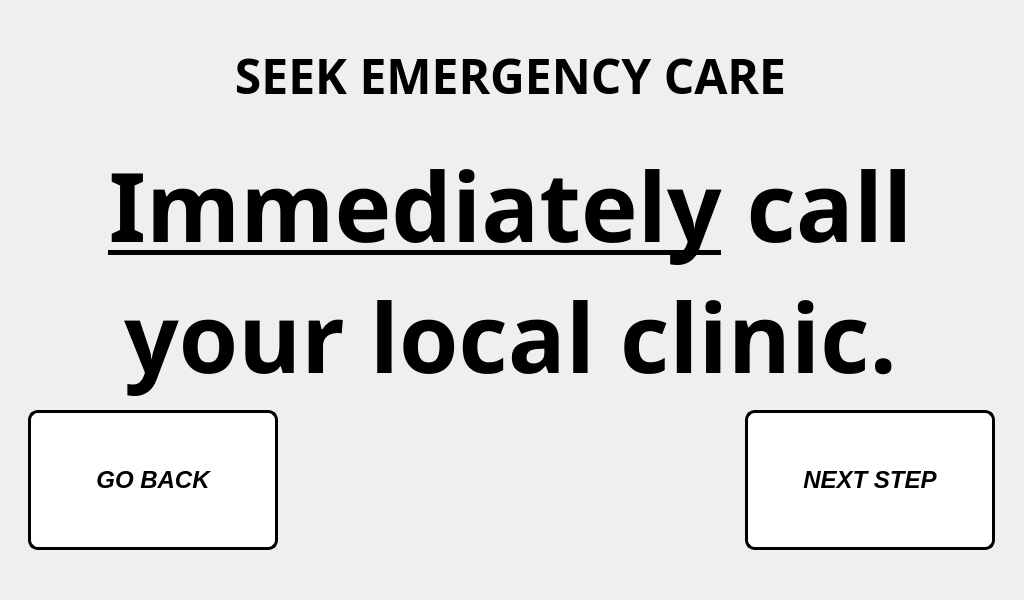
<?xml version="1.0" encoding="UTF-8"?>
<ui version="4.0">
 <class>step_1_window</class>
 <widget class="QMainWindow" name="step_1_window">
  <property name="geometry">
   <rect>
    <x>0</x>
    <y>0</y>
    <width>1024</width>
    <height>600</height>
   </rect>
  </property>
  <property name="minimumSize">
   <size>
    <width>1024</width>
    <height>600</height>
   </size>
  </property>
  <property name="maximumSize">
   <size>
    <width>1024</width>
    <height>600</height>
   </size>
  </property>
  <property name="windowTitle">
   <string>Step 1 Procedure</string>
  </property>
  <widget class="QWidget" name="centralwidget">
   <widget class="QLabel" name="title_step">
    <property name="geometry">
     <rect>
      <x>5</x>
      <y>40</y>
      <width>1011</width>
      <height>71</height>
     </rect>
    </property>
    <property name="font">
     <font>
      <family>Unispace</family>
      <pointsize>18</pointsize>
      <weight>75</weight>
      <bold>true</bold>
     </font>
    </property>
    <property name="text">
     <string>&lt;html&gt;&lt;head/&gt;&lt;body&gt;&lt;p&gt;&lt;span style=&quot; font-size:36pt;&quot;&gt;SEEK EMERGENCY CARE&lt;/span&gt;&lt;/p&gt;&lt;/body&gt;&lt;/html&gt;</string>
    </property>
    <property name="alignment">
     <set>Qt::AlignCenter</set>
    </property>
   </widget>
   <widget class="QLabel" name="text_steps">
    <property name="geometry">
     <rect>
      <x>20</x>
      <y>70</y>
      <width>981</width>
      <height>401</height>
     </rect>
    </property>
    <property name="font">
     <font>
      <family>PibotoLt</family>
      <pointsize>14</pointsize>
      <weight>75</weight>
      <bold>true</bold>
     </font>
    </property>
    <property name="text">
     <string>&lt;html&gt;&lt;head/&gt;&lt;body&gt;&lt;p align=&quot;center&quot;&gt;&lt;span style=&quot; font-size:72pt; text-decoration: underline;&quot;&gt;Immediately&lt;/span&gt;&lt;span style=&quot; font-size:72pt;&quot;&gt; call &lt;br/&gt;your local clinic.&lt;/span&gt;&lt;/p&gt;&lt;/body&gt;&lt;/html&gt;</string>
    </property>
   </widget>
   <widget class="QPushButton" name="next_step_button">
    <property name="geometry">
     <rect>
      <x>745</x>
      <y>410</y>
      <width>250</width>
      <height>140</height>
     </rect>
    </property>
    <property name="minimumSize">
     <size>
      <width>250</width>
      <height>0</height>
     </size>
    </property>
    <property name="maximumSize">
     <size>
      <width>250</width>
      <height>140</height>
     </size>
    </property>
    <property name="font">
     <font>
      <pointsize>18</pointsize>
      <weight>75</weight>
      <italic>true</italic>
      <bold>true</bold>
     </font>
    </property>
    <property name="cursor">
     <cursorShape>PointingHandCursor</cursorShape>
    </property>
    <property name="whatsThis">
     <string>&lt;html&gt;&lt;head/&gt;&lt;body&gt;&lt;p&gt;&lt;br/&gt;&lt;/p&gt;&lt;/body&gt;&lt;/html&gt;</string>
    </property>
    <property name="styleSheet">
     <string notr="true">QPushButton:hover:!pressed
{
  background-color: rgb(195,30,60);
}

QPushButton
{
  background-color: white;
color: black;
border-style: outset;
border-width: 3px;
border-radius:10px;
border-color: black;
}</string>
    </property>
    <property name="text">
     <string>NEXT STEP</string>
    </property>
   </widget>
   <widget class="QPushButton" name="go_back_button">
    <property name="geometry">
     <rect>
      <x>28</x>
      <y>410</y>
      <width>250</width>
      <height>140</height>
     </rect>
    </property>
    <property name="minimumSize">
     <size>
      <width>250</width>
      <height>140</height>
     </size>
    </property>
    <property name="maximumSize">
     <size>
      <width>250</width>
      <height>140</height>
     </size>
    </property>
    <property name="font">
     <font>
      <pointsize>18</pointsize>
      <weight>75</weight>
      <italic>true</italic>
      <bold>true</bold>
     </font>
    </property>
    <property name="styleSheet">
     <string notr="true">QPushButton:hover:!pressed
{
  background-color: rgb(195,30,60);
}

QPushButton
{
  background-color: white;
color: black;
border-style: outset;
border-width: 3px;
border-radius:10px;
border-color: black;
}</string>
    </property>
    <property name="text">
     <string>GO BACK</string>
    </property>
   </widget>
   <widget class="QLabel" name="label">
    <property name="geometry">
     <rect>
      <x>0</x>
      <y>0</y>
      <width>1024</width>
      <height>600</height>
     </rect>
    </property>
    <property name="minimumSize">
     <size>
      <width>1024</width>
      <height>600</height>
     </size>
    </property>
    <property name="maximumSize">
     <size>
      <width>1024</width>
      <height>600</height>
     </size>
    </property>
    <property name="text">
     <string/>
    </property>
    <property name="pixmap">
     <pixmap>../pictures/program_pictures/main_wallpaper.png</pixmap>
    </property>
   </widget>
   <zorder>label</zorder>
   <zorder>text_steps</zorder>
   <zorder>title_step</zorder>
   <zorder>go_back_button</zorder>
   <zorder>next_step_button</zorder>
  </widget>
 </widget>
 <resources/>
 <connections/>
</ui>
